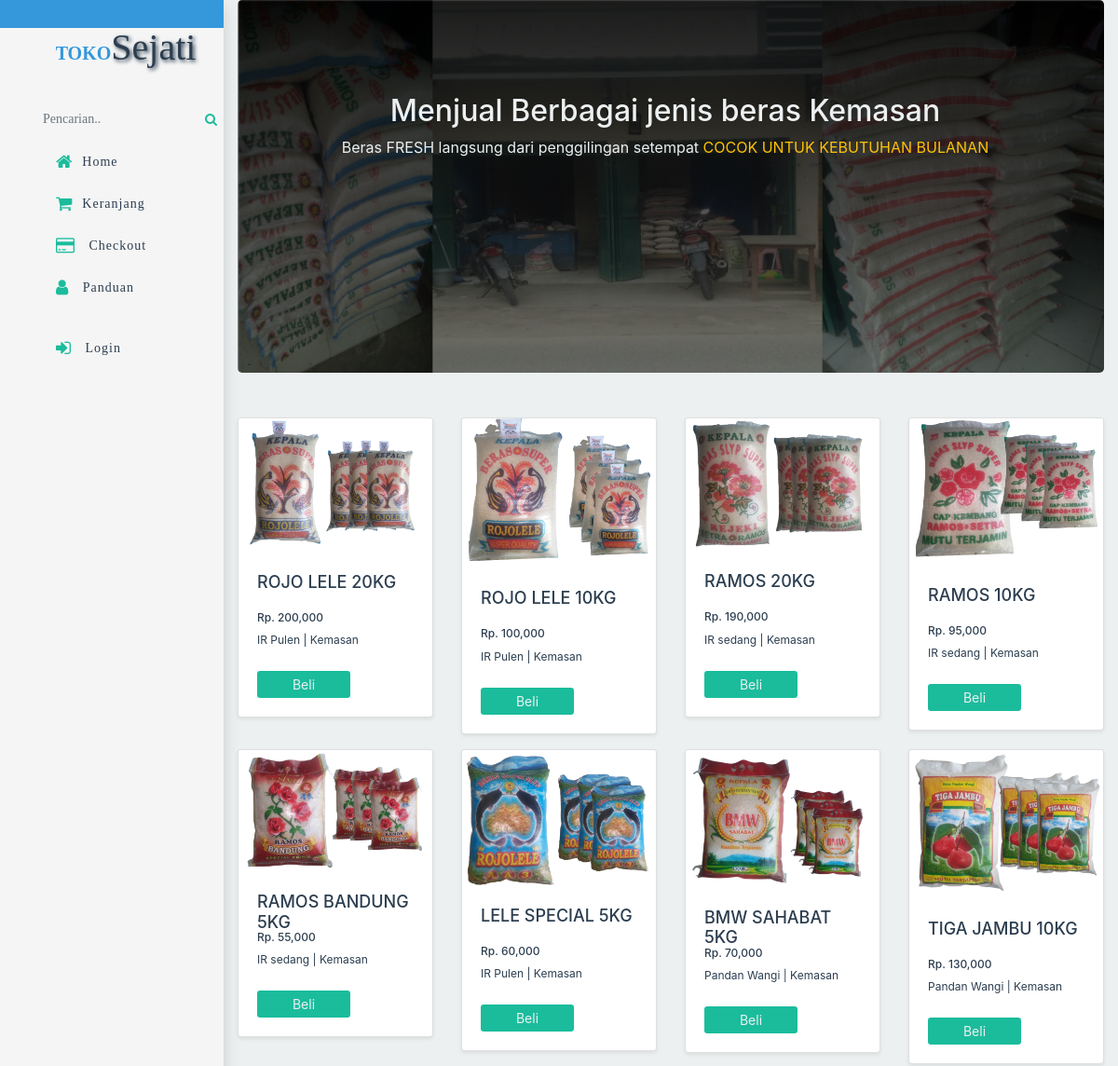
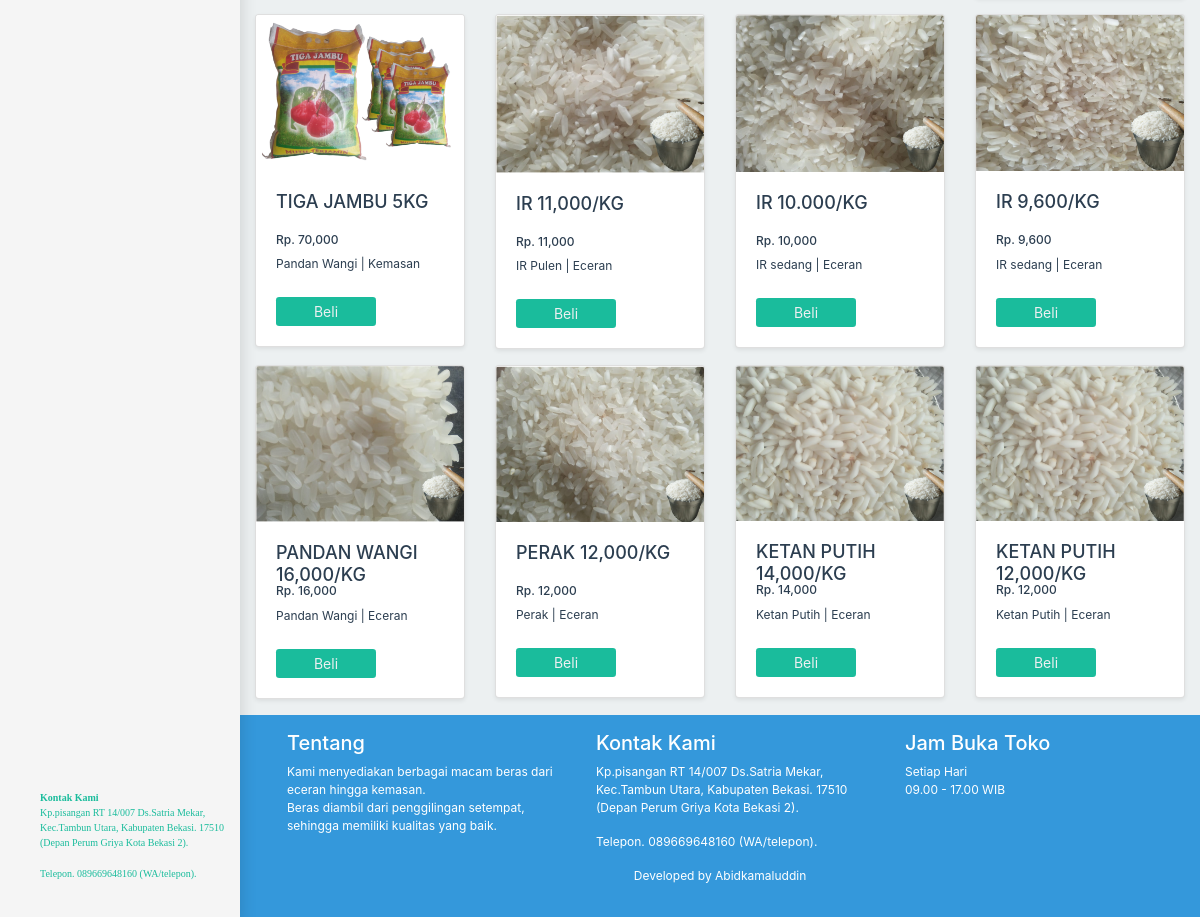
The page / on the database its author committed (2 pictures, top to bottom).
### tables this page shows
CREATE TABLE `barang` (
  `id_barang` int(5) NOT NULL,
  `nama_barang` varchar(25) DEFAULT NULL,
  `harga_barang` int(15) DEFAULT NULL,
  `berat_barang` int(5) DEFAULT NULL,
  `foto_barang` varchar(100) DEFAULT NULL,
  `jenis` varchar(20) DEFAULT NULL,
  `kategori` varchar(20) NOT NULL,
  `stok` int(5) DEFAULT NULL,
  `info_barang` text
);

### index.php (the view, shortened to what this page needs)
<?php
include 'koneksi.php';
?>
<!DOCTYPE html>
<html lang="en">
<head>
    <link rel="stylesheet" href="warna.css">
    <link rel="stylesheet" href="css/bootstrap.min.css">
    <link rel="stylesheet" href="fontawesome/css/fontt-awesome.min.css">
    <link rel="stylesheet" href="http://maxcdn.bootstrapcdn.com/font-awesome/4.3.0/css/font-awesome.min.css">
</head>
<body>
    <div class="layout">
       <?php include 'menuside.php'; ?>
        <main class="layout_content">
            <div class="barang container mr-0 ">
                <div class="jumbotron justify-content-between text-center">
                    <h2>Menjual Berbagai jenis beras Kemasan</h2>
                    <p>Beras FRESH langsung dari penggilingan setempat
                    <span class="text-warning">COCOK UNTUK KEBUTUHAN BULANAN</span></p>
                </div>
                <div class="row ">
                <?php $ambil = $db->query("SELECT * FROM barang"); ?>
                <?php while($barang =$ambil->fetch_assoc()){ ?>
                    <div class="col-6 col-md-3 mt-3">
                        <div class="card shadow-sm">
                            <img src="img/produk/<?php echo $barang['foto_barang']; ?>" class="card-img-top " alt="">
                            <div class="card-body">
                                <h6 style="height:30px;" class="card-title"><?php echo strtoupper($barang['nama_barang']); ?> </h6>
                                <h4 class="card-text"> Rp. <?php echo number_format($barang['harga_barang']); ?></h4>
                                <p class="card-text">
                                <?php echo $barang['jenis']; ?> | <?php echo $barang['kategori']; ?>
                                </p>
                                <a href="detail.php?id=<?php echo $barang['id_barang']; ?>" class="btn btn-sm btn-info mt-2 ">Beli</a>
                            </div>
                        </div>
                    </div>
                <?php } ?>
                </div>
            </div>
            <?php include 'footer.php'; ?>
        </main>
    </div>
</body>
</html>

### menuside.php (shortened to what this page needs)
<div class="layout_sidebar ">
<nav class="sidebar_nav shadow">
    <div class="head"> </div>
    <ul>
        <li class="logo"> TOKO<span>Sejati</span></li>
        <li>
            <form class="form-control-sm mb-3" action="pencarian.php" method="GET">
                <div class="input-group input-group-sm mb-3 mr-2">
                    <input type="text" class="form-control" placeholder="Pencarian.."
                        aria-label="Recipient's username" aria-describedby="button-addon2" name="keyword">
                    <div class="input-group-append">
                        <button class="btn btn-sm mt-2" type="button" id="button-addon2"><i
                                class="fa fa-search"></i></button>
                    </div>
                </div>
            </form>
        </li>
        <li>
            <a class="sidebar_nav-link" href="index.php"><i class="fa fa-home fa-lg "></i><span>Home</span></a>
        </li>
        <li><a class="sidebar_nav-link" href="keranjang.php"><i
                    class="fa fa-shopping-cart fa-lg"></i><span>Keranjang</span></a>
        </li>
        <li>
            <a class="sidebar_nav-link" href="checkout.php"><i class="fa fa-credit-card fa-lg"></i>
                <span>Checkout</span>
            </a>
        </li>
        <li>
            <a class="sidebar_nav-link" href="panduan.php"><i class="fa fa-user fa-lg"></i>
                <span>Panduan</span>
            </a>
        </li>
        <li class="login">
            <?php if(isset($_SESSION["pelanggan"])): ?>
            <a class="sidebar_nav-link" href="logout.php"><i class="fa fa-sign-out fa-lg"></i>
                <span>Logout</span>
            </a>
            <?php else: ?>
            <a class="sidebar_nav-link" href="loginuser.php"><i class="fa fa-sign-in fa-lg"></i>
                <span>Login</span>
            </a>
            <?php endif ?>
        </li>
    </ul>
    <div class="container foot">
        <strong>Kontak Kami</strong>
        <p>Kp.pisangan RT 14/007 Ds.Satria Mekar, Kec.Tambun Utara, Kabupaten Bekasi. 17510 (Depan Perum
            Griya Kota Bekasi 2).</p>
        <p>Telepon. 089669648160 (WA/telepon). </p>
    </div>
</nav>
</div>

### footer.php
<footer class="footer mt-3 p-3 ">
    <div class="row ml-3">
        <div class="col-lg-4  ">
            <h5>Tentang </h5>
            <p>Kami menyediakan berbagai macam beras dari eceran hingga kemasan. <br> Beras diambil dari
                penggilingan setempat, sehingga memiliki kualitas yang baik.</p>
        </div>
        <div class="col-lg-4">
            <h5>Kontak Kami</h5>
            <p>Kp.pisangan RT 14/007 Ds.Satria Mekar, Kec.Tambun Utara, Kabupaten Bekasi. 17510 (Depan Perum
                Griya Kota Bekasi 2).</p>
            <p>Telepon. 089669648160 (WA/telepon). </p>
        </div>
        <div class="col-lg-4">
            <h5>Jam Buka Toko</h5>
            <p>Setiap Hari <br> 09.00 - 17.00 WIB</p>
        </div>
    </div>
    <div class="row foot">
        <div class="col-lg-12">
            <p>Developed by Abidkamaluddin</p>
        </div>
    </div>
</footer>

### warna.css (style rules this page uses)
*, *::before, *::after { box-sizing: border-box; }
html { background: #ecf0f1; scroll-behavior: smooth; }
body { font-family: 'Times New Roman', Times, serif; font-size: 1em; color: #2c3e50; }
a { text-decoration: none; color: inherit; }
.layout { display: flex; width: 100%; min-height: 100vh; background: whitesmoke; }
.layout_sidebar { width: 0; }
.sidebar_nav { position: fixed; z-index: 99; left: -15em; overflow: hidden; transition: all .3s ease-in; width: 250px; height: 100%; background: whitesmoke; color: #3498db; font-family: 'Times New Roman', Times, serif; }
.sidebar_nav .head { background: #3498db; height: 30px; text-align: center; font-size: 18px; color: white; padding-bottom: 10px; text-shadow: 2px 2px 5px black; letter-spacing: 1px; }
.sidebar_nav input { float: right; padding: 6px; border: none; margin-top: 8px; margin-left: 20px; font-size: 17px; caret-color: #2c3e50; background: none; }
.sidebar_nav .logo { text-align: center; font-size: 20px; margin-bottom: 20px; font-weight: bolder; }
.sidebar_nav ul { position: absolute; top: 4em; margin-left: 10px; padding: 0; width: 250px; }
.sidebar_nav .logo span { font-family: 'Times New Roman', Times, serif; font-style: bold; font-size: 40px; color: #2c3e50; font-weight: normal; text-shadow: 2px 2px 4px #2c3e50; }
.sidebar_nav ul li { width: 100%; }
.sidebar_nav ul li i { margin-right: 10px; color: #1abc9c; }
.sidebar_nav ul .sidebar_nav-link { position: relative; display: inline-block; width: 200px; height: 40px; padding: 10px; margin-left: 40px; margin-top: 5px; transition: all 0.3s; letter-spacing: 1px; font-size: 14px; text-decoration: none; color: #2c3e50; }
.sidebar_nav ul .login { margin-top: 20px; }
.sidebar_nav .foot { bottom: 0; left: 0; padding: 20px; margin-left: 20px; margin-right: 20px; position: absolute; font-size: 10px; color: #1abc9c; }
.layout_content { background: #ecf0f1; width: 100%; color: #2c3e50; }
.layout_content .jumbotron { background-image: linear-gradient(rgba(0, 0, 0, 0.5), rgba(0, 0, 0, 0.5)), url("img/jumbotrooon.PNG"); background-repeat: no-repeat; height: 400px; background-size: cover; color: #ecf0f1; padding-left: 20px; padding-top: 100px; }
.layout_content .barang { right: 0; }
.layout_content .barang .card .btn, .detail .btn { background: #1abc9c; border: #1abc9c; color: #ecf0f1; width: 100px; text-align: center; }
.card-title { font-size: 18px; }
.footer { background: #3498db; color: white; font-size: 12px; bottom: 0; }
.footer .foot { text-align: center; }
.card-text { font-size: 12px; }
@media (min-width: 42em) { .layout_content { margin-left: 4em; } }
@media (min-width: 42em) { .sidebar_nav { width: 4em; left: 0; } }
@media (min-width: 68em) { .layout_content { margin-left: 15em; } }
@media (min-width: 68em) { .sidebar_nav { width: 15em; } }
@media (min-width: 68em) { .sidebar_nav ul { top: 1.3em; } }

### rows shown on the page
barang: foto_barang (picture), nama_barang "ROJO LELE 20KG", harga_barang "200,000", jenis "IR Pulen", kategori "Kemasan"
barang: foto_barang (picture), nama_barang "ROJO LELE 10KG", harga_barang "100,000", jenis "IR Pulen", kategori "Kemasan"
barang: foto_barang (picture), nama_barang "RAMOS 20KG", harga_barang "190,000", jenis "IR sedang", kategori "Kemasan"
barang: foto_barang (picture), nama_barang "RAMOS 10KG", harga_barang "95,000", jenis "IR sedang", kategori "Kemasan"
barang: foto_barang (picture), nama_barang "RAMOS BANDUNG 5KG", harga_barang "55,000", jenis "IR sedang", kategori "Kemasan"
barang: foto_barang (picture), nama_barang "LELE SPECIAL 5KG", harga_barang "60,000", jenis "IR Pulen", kategori "Kemasan"
barang: foto_barang (picture), nama_barang "BMW SAHABAT 5KG", harga_barang "70,000", jenis "Pandan Wangi", kategori "Kemasan"
barang: foto_barang (picture), nama_barang "TIGA JAMBU 10KG", harga_barang "130,000", jenis "Pandan Wangi", kategori "Kemasan"
barang: foto_barang (picture), nama_barang "TIGA JAMBU 5KG", harga_barang "70,000", jenis "Pandan Wangi", kategori "Kemasan"
barang: foto_barang (picture), nama_barang "IR 11,000/KG", harga_barang "11,000", jenis "IR Pulen", kategori "Eceran"
barang: foto_barang (picture), nama_barang "IR 10.000/KG", harga_barang "10,000", jenis "IR sedang", kategori "Eceran"
barang: foto_barang (picture), nama_barang "IR 9,600/KG", harga_barang "9,600", jenis "IR sedang", kategori "Eceran"
barang: foto_barang (picture), nama_barang "PANDAN WANGI 16,000/KG", harga_barang "16,000", jenis "Pandan Wangi", kategori "Eceran"
barang: foto_barang (picture), nama_barang "PERAK 12,000/KG", harga_barang "12,000", jenis "Perak", kategori "Eceran"
barang: foto_barang (picture), nama_barang "KETAN PUTIH 14,000/KG", harga_barang "14,000", jenis "Ketan Putih", kategori "Eceran"
barang: foto_barang (picture), nama_barang "KETAN PUTIH 12,000/KG", harga_barang "12,000", jenis "Ketan Putih", kategori "Eceran"
